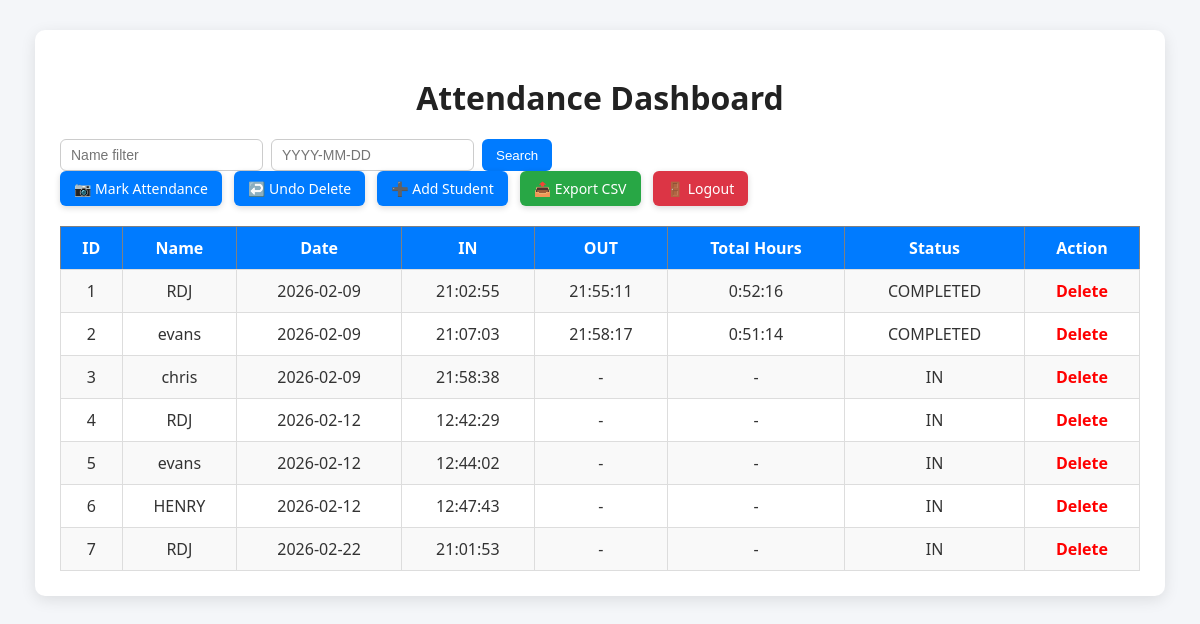
/dashboard (signed in), run on the app's committed database.
### tables this page shows
CREATE TABLE attendance (
    id INTEGER PRIMARY KEY AUTOINCREMENT,
    name TEXT NOT NULL,
    date TEXT NOT NULL,
    time TEXT NOT NULL,
    out_time TEXT
);

### app.py (the view)
@app.route('/dashboard')
def dashboard():
    if 'user' not in session:
        flash("Please login first.")
        return redirect(url_for('login'))
    name_filter = request.args.get('name', '')
    date_filter = request.args.get('date', '')
    query = "SELECT * FROM attendance WHERE 1=1"
    params = []
    if name_filter:
        query += " AND name LIKE ?"
        params.append(f"%{name_filter}%")
    if date_filter:
        query += " AND date = ?"
        params.append(date_filter)
    conn = get_db_connection()
    records = conn.execute(query, params).fetchall()
    conn.close()
    updated_records = []
    for r in records:
        updated_records.append({
            "id": r["id"],
            "name": r["name"],
            "date": r["date"],
            "time": r["time"],
            "out_time": r["out_time"],
            "hours": calculate_hours(r["time"], r["out_time"])
        })
    return render_template(
        'dashboard.html',
        records=updated_records,
        user=session['user']
    )

### app.py (called while the page is built)
def get_db_connection():
    conn = sqlite3.connect(DB_PATH)
    conn.row_factory = sqlite3.Row
    return conn

def calculate_hours(in_time, out_time):
    if not in_time or not out_time:
        return None
    try:
        t1 = datetime.strptime(in_time, "%H:%M:%S")
        t2 = datetime.strptime(out_time, "%H:%M:%S")
        diff = t2 - t1
        return str(diff)
    except:
        return None

### templates/dashboard.html (shortened to what this page needs)
<!DOCTYPE html>
<html>
<head>
  <link rel="stylesheet" href="{{ url_for('static', filename='css/dashboard.css') }}">
</head>
<body>
<div class="container">
<h1>Attendance Dashboard</h1>
<div class="topbar">
<form method="GET" action="{{ url_for('dashboard') }}">
<input type="text" name="name" placeholder="Name filter">
<input type="text" name="date" placeholder="YYYY-MM-DD">
<button type="submit">Search</button>
</form>
<div class="actions">
{% if user in ['admin', 'teacher'] %}
<a href="{{ url_for('mark_attendance') }}">📷 Mark Attendance</a>
{% endif %}
{% if user == 'admin' %}
<a href="{{ url_for('undo_delete') }}">↩️ Undo Delete</a>
<a href="{{ url_for('add_student') }}">➕ Add Student</a>
{% endif %}
<a href="{{ url_for('export_csv') }}">📤 Export CSV</a>
<a href="{{ url_for('logout') }}">🚪 Logout</a>
</div>
</div>
<table border="1">
<tr>
<th>ID</th>
<th>Name</th>
<th>Date</th>
<th>IN</th>
<th>OUT</th>
<th>Total Hours</th>
<th>Status</th>
{% if user == 'admin' %}
<th>Action</th>
{% endif %}
</tr>
{% for record in records %}
<tr>
<td>{{ record.id }}</td>
<td>{{ record.name }}</td>
<td>{{ record.date }}</td>
<td>{{ record.time or '-' }}</td>
<td>{{ record.out_time or '-' }}</td>
<td>{{ record.hours or '-' }}</td>
<td>
{% if record.time and not record.out_time %}
IN
{% elif record.time and record.out_time %}
COMPLETED
{% else %}
-
{% endif %}
</td>
{% if user == 'admin' %}
<td>
<a href="{{ url_for('delete', id=record.id) }}">Delete</a>
</td>
{% endif %}
</tr>
{% endfor %}
</table>
</div>
</body>
</html>

### static/css/dashboard.css (style rules this page uses)
body { font-family: "Segoe UI", Arial, sans-serif; background:#f4f6f9; margin:0; padding:0; color:#333; }
.container { width:90%; margin:30px auto; background:#fff; padding:25px; border-radius:10px; box-shadow:0 4px 15px rgba(0,0,0,0.1); }
h1 { text-align:center; margin-bottom:20px; color:#222; }
.topbar { display:flex; justify-content:space-between; align-items:center; flex-wrap:wrap; margin-bottom:20px; }
.topbar form { display:flex; gap:8px; }
.topbar input { padding:7px 10px; border:1px solid #ccc; border-radius:6px; font-size:14px; }
.topbar button { padding:7px 14px; background:#007bff; color:white; border:none; border-radius:6px; cursor:pointer; }
.actions { display:flex; gap:12px; flex-wrap:wrap; }
.actions a { display:inline-block; padding:8px 14px; background:#007bff; color:white; border-radius:6px; text-decoration:none; font-size:14px; font-weight:500; transition:0.2s; box-shadow:0 2px 6px rgba(0,0,0,0.15); }
.actions a[href*="export"] { background:#28a745; }
.actions a[href*="logout"] { background:#dc3545; }
table { width:100%; border-collapse:collapse; }
th { background:#007bff; color:white; padding:10px; }
td { padding:10px; border:1px solid #ddd; text-align:center; }
tr:nth-child(even) { background:#f9f9f9; }
td a { color:red; font-weight:bold; text-decoration:none; }

### data on the page
attendance: id "1", name "RDJ", date "2026-02-09", time "21:02:55", out_time "21:55:11", hours "0:52:16", shows "COMPLETED"
attendance: id "2", name "evans", date "2026-02-09", time "21:07:03", out_time "21:58:17", hours "0:51:14", shows "COMPLETED"
attendance: id "3", name "chris", date "2026-02-09", time "21:58:38", out_time "-", hours "-", shows "IN"
attendance: id "4", name "RDJ", date "2026-02-12", time "12:42:29", out_time "-", hours "-", shows "IN"
attendance: id "5", name "evans", date "2026-02-12", time "12:44:02", out_time "-", hours "-", shows "IN"
attendance: id "6", name "HENRY", date "2026-02-12", time "12:47:43", out_time "-", hours "-", shows "IN"
attendance: id "7", name "RDJ", date "2026-02-22", time "21:01:53", out_time "-", hours "-", shows "IN"
